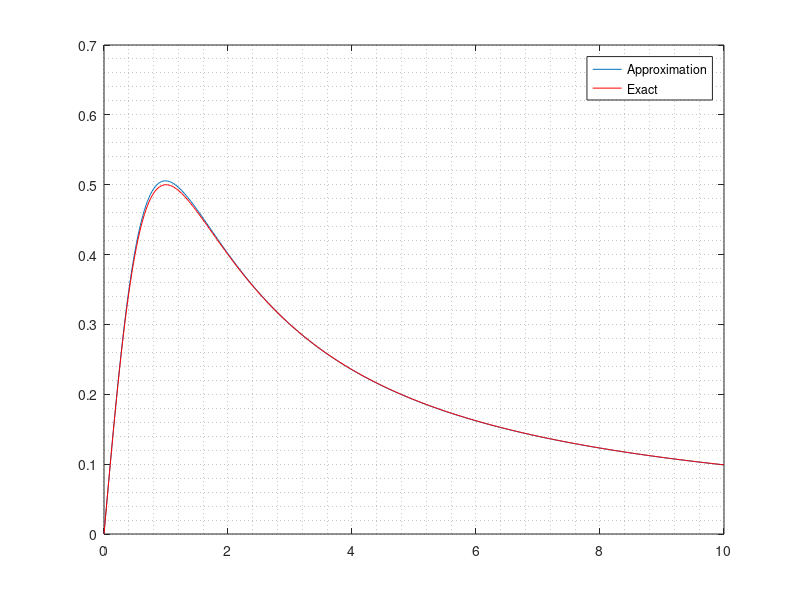

Reproduce this figure in MATLAB.


clc;
% clear ;

H = 0.025; % 0.2 0.1, 0.05, 0.025 

a =  0 ;
b = 10 ;
T = a:H:b;
N = length(T);

Y_exact = zeros(N,1);
Y = zeros(N,1);

f = @(t,y) 1/(1+t^2) - 2*y^2;
Y(1) = 0;

for i = 2 : N
    Y(i) = Y(i-1) + H*feval(f, T(i-1), Y(i-1));
end

% Exact Soln
for i = 1 : N
    Y_exact(i) = T(i)/(1+T(i)^2) ;
end

error = Y_exact - Y;
error_max = max(abs(error));

% Draw Graph & Compare solution
plot( T, Y ) ;
hold on ;
plot( T, Y_exact, 'r' ) ;
hold off ; grid minor;
legend('Approximation', 'Exact');
